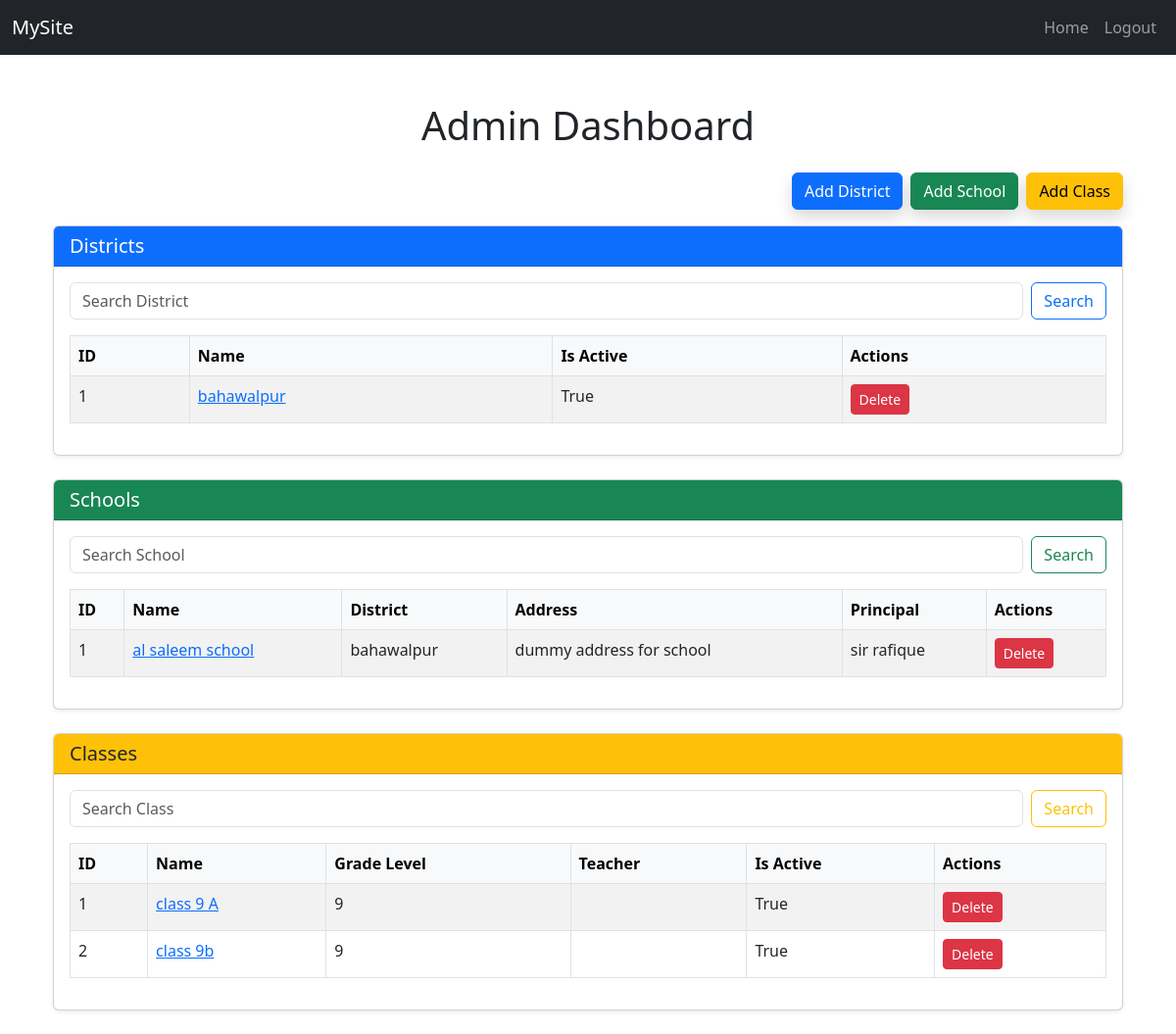
Page /user/admin/dashboard/ (signed in) on the earlier database version.
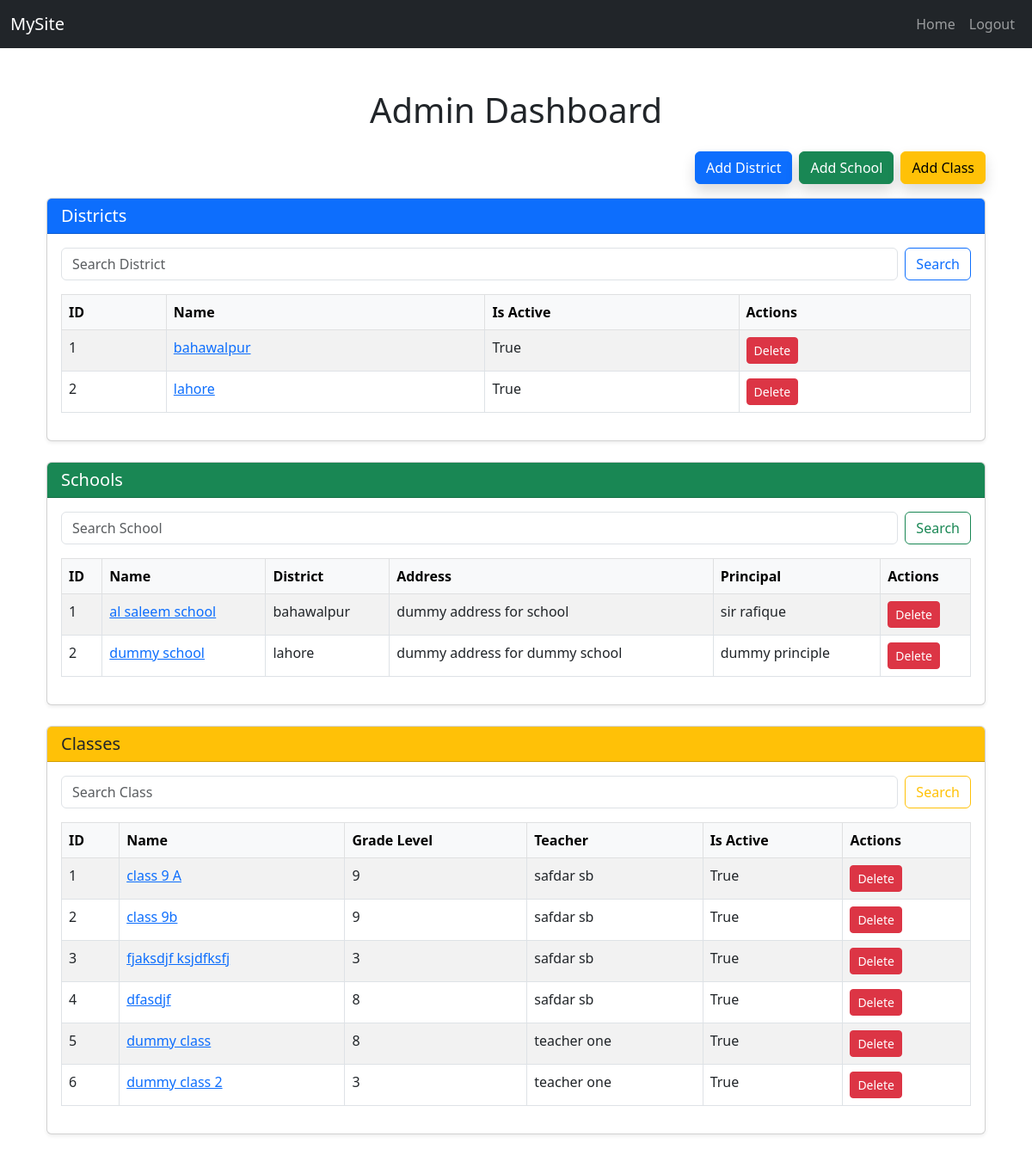
Same page on the later database version.
### school/models.py (models this page shows, shortened)
class District(models.Model):
    id = models.AutoField(primary_key=True)
    name = models.CharField(max_length=255, unique=True, verbose_name="District Name")
    create_time = models.DateTimeField(auto_now_add=True, verbose_name="Created At")
    is_active = models.BooleanField(default=True, verbose_name="Is Active")
    def __str__(self):
        return self.name

class School(models.Model):
    id = models.AutoField(primary_key = True)
    name = models.CharField(max_length=255, unique=True, verbose_name="School")
    address = models.TextField(verbose_name="Address")
    principal = models.CharField(max_length=255)
    district = models.ForeignKey(District, on_delete=CASCADE, related_name="school_district")
    created_at = models.DateTimeField(auto_now_add=True)
    is_active = models.BooleanField(default=True, verbose_name="Is Active")
    def __str__(self):
        return self.name

class ClassRoom(models.Model):
    name = models.CharField(max_length=100)
    grade_level= models.IntegerField(validators=[validate_grade_level])
    school = models.ForeignKey(School, on_delete=models.CASCADE, related_name='classes')
    assigned_teacher = models.ForeignKey(
        User,
        on_delete=models.SET_NULL,
        null=True,
        blank=True,
        limit_choices_to={'role': 'teacher'},
        related_name='teaching_classes'
    )
    students = models.ManyToManyField(
        User,
        blank=True,
        limit_choices_to={'role': 'student'},
        related_name='enrolled_classes'
    )
    is_active = models.BooleanField(default=True, verbose_name="Is Active")
    created_at = models.DateTimeField(auto_now_add=True)
    class Meta:
        unique_together = ('name', 'school')  #here ensuring classname should be unique, we fullfilled one section or multiple section requirements here

### users/models.py (models this page shows)
class User(AbstractBaseUser, PermissionsMixin):
    ROLE_CHOICES = [
        ('admin', 'Admin'),
        ('teacher', 'Teacher'),
        ('student', 'Student'),
    ]
    email = models.EmailField(unique=True)
    full_name = models.CharField(max_length=255)
    is_active = models.BooleanField(default=True)
    is_staff = models.BooleanField(default=False)
    school = models.ForeignKey("school.School", on_delete=models.SET_NULL, null=True, blank=True)
    role = models.CharField(max_length=20, choices=ROLE_CHOICES, default='student')
    date_joined = models.DateTimeField(auto_now_add=True)
    objects = CustomUserManager()
    USERNAME_FIELD = 'email'
    REQUIRED_FIELDS = ['full_name']
    def __str__(self):
        return self.email
    def get_full_name(self):
        return self.full_name

### users/views.py (the view)
# urls.py: path('admin/dashboard/', views.admin_dashboard, name='admin_dashboard'),
@admin_required
def admin_dashboard(request):
    districts = District.objects.all()
    schools = School.objects.all()
    classes = ClassRoom.objects.all()
    district_form = DistrictForm()
    school_form = SchoolForm()
    class_form = ClassForm()
    district_search_query = request.GET.get('district_search')
    if district_search_query:
        districts = districts.filter(name__icontain=district_search_query)
    school_search_query = request.GET.get('school_search')
    if school_search_query:
        schools = schools.filter(name__icontain = school_search_query)
    class_search_query = request.GET.get('class_search')
    if class_search_query:
        classes = classes.filter(name__icontain = class_search_query)
    selected_district_id = request.GET.get('district_id')
    if selected_district_id:
        schools = schools.filter(district_id = selected_district_id)
    if request.method == 'POST' and 'add_district' in request.POST:
        district_form = DistrictForm(request.POST)
        if district_form.is_valid():
            district_form.save()
            return redirect('admin_dashboard')
    if request.method == 'POST' and 'add_school' in request.POST:
        school_form = SchoolForm(request.POST)
        if school_form:
            school_form.save()
            return redirect('admin_dashboard')
    selected_school_id = request.GET.get('school_id')
    if selected_school_id:
        classes = classes.filter(school_id = selected_school_id)
    if request.method == 'POST' and 'add_class' in request.POST:
        class_form = ClassForm(request.POST)
        if class_form.is_valid():
            class_form.save()
            return redirect('admin_dashboard')
    context = {
        'districts': districts,
        'schools': schools,
        'district_form':district_form,
        'school_form': school_form,
        'selected_district_id':selected_district_id,
        'classes': classes,
        'class_form': class_form,
        'selected_school_id': selected_school_id
    }
    return render(request, 'admin_dashboard.html', context)

### school/forms.py
class DistrictForm(forms.ModelForm):
    class Meta:
        model = District
        fields = ['name', 'is_active']

class SchoolForm(forms.ModelForm):
    class Meta:
        model = School
        fields = ['name', 'address','district', 'principal', 'is_active']

### users/templates/admin_dashboard.html (shortened to what the changed rows need)
{% extends 'base.html' %}
{% block content %}
<div class="container mt-5">
    <h1 class="text-center mb-4">Admin Dashboard</h1>
    <div class="card shadow-sm mb-4">
        <div class="card-body">
            <table class="table table-bordered table-hover table-striped">
                <thead class="table-light">
                    <tr>
                        <th>ID</th>
                        <th>Name</th>
                        <th>Is Active</th>
                        <th>Actions</th>
                    </tr>
                </thead>
                <tbody>
                    {% for district in districts %}
                    <tr>
                        <td>{{ district.id }}</td>
                        <td><a href="{% url 'admin_dashboard' %}?district_id={{ district.id }}">{{ district.name }}</a></td>
                        <td>{{ district.is_active }}</td>
                        <td><a href="{% url 'delete_district' district.id %}" class="btn btn-sm btn-danger">Delete</a></td>
                    </tr>
                    {% empty %}
                    <tr><td colspan="4" class="text-center">No District Found</td></tr>
                    {% endfor %}
                </tbody>
            </table>
        </div>
    </div>
    <div class="card shadow-sm mb-4">
        <div class="card-body">
            <table class="table table-bordered table-hover table-striped">
                <thead class="table-light">
                    <tr>
                        <th>ID</th>
                        <th>Name</th>
                        <th>District</th>
                        <th>Address</th>
                        <th>Principal</th>
                        <th>Actions</th>
                    </tr>
                </thead>
                <tbody>
                    {% for school in schools %}
                    <tr>
                        <td>{{ school.id }}</td>
                        <td><a href="{% url 'admin_dashboard' %}?school_id={{ school.id }}&district_id={{ school.district.id }}">{{ school.name }}</a></td>
                        <td>{{ school.district.name }}</td>
                        <td>{{ school.address }}</td>
                        <td>{{ school.principal }}</td>
                        <td><a href="{% url 'delete_school' school.id %}" class="btn btn-sm btn-danger">Delete</a></td>
                    </tr>
                    {% empty %}
                    <tr><td colspan="6" class="text-center">No Schools Found</td></tr>
                    {% endfor %}
                </tbody>
            </table>
        </div>
    </div>
    <div class="card shadow-sm mb-4">
        <div class="card-body">
            <table class="table table-bordered table-hover table-striped">
                <thead class="table-light">
                    <tr>
                        <th>ID</th>
                        <th>Name</th>
                        <th>Grade Level</th>
                        <th>Teacher</th>
                        <th>Is Active</th>
                        <th>Actions</th>
                    </tr>
                </thead>
                <tbody>
                    {% for class_ in classes %}
                    <tr>
                        <td>{{ class_.id }}</td>
                        <td>
                            <a href="#" data-bs-toggle="modal" data-bs-target="#classDetailModal{{ class_.id }}">
                                {{ class_.name }}
                            </a>
                        </td>
                        <td>{{ class_.grade_level }}</td>
                        <td>{{ class_.assigned_teacher.full_name }}</td>
                        <td>{{ class_.is_active }}</td>
                        <td><a href="{% url 'delete_class' class_.id %}" class="btn btn-sm btn-danger">Delete</a></td>
                    </tr>
                    {% empty %}
                    <tr><td colspan="6" class="text-center">No Classes Found</td></tr>
                    {% endfor %}
                </tbody>
            </table>
        </div>
    </div>
</div>
{% endblock %}

Differences in the rows shown:
added District: id "2", name "lahore", is_active "True"
added School: id "2", name "dummy school", district.name "lahore", address "dummy address for dummy school", principal "dummy principle"
changed through a linked row, ClassRoom "class 9 A": assigned_teacher.full_name (not shown) → "safdar sb"
changed through a linked row, ClassRoom "class 9b": assigned_teacher.full_name (not shown) → "safdar sb"
added ClassRoom: id "3", name "fjaksdjf ksjdfksfj", grade_level "3", assigned_teacher.full_name "safdar sb", is_active "True"
added ClassRoom: id "4", name "dfasdjf", grade_level "8", assigned_teacher.full_name "safdar sb", is_active "True"
added ClassRoom: id "5", name "dummy class", grade_level "8", assigned_teacher.full_name "teacher one", is_active "True"
added ClassRoom: id "6", name "dummy class 2", grade_level "3", assigned_teacher.full_name "teacher one", is_active "True"
